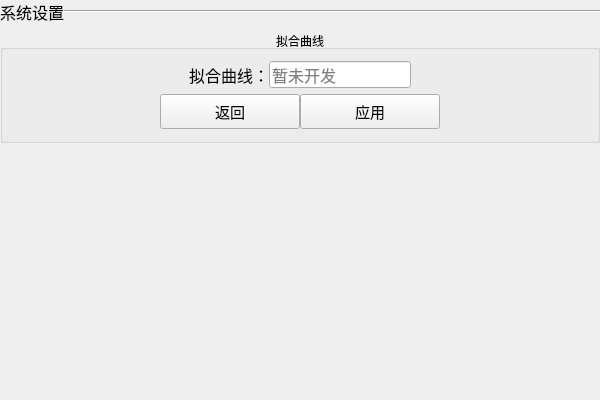
<?xml version="1.0" encoding="UTF-8"?>
<ui version="4.0">
 <class>systemSetClass</class>
 <widget class="QWidget" name="systemSetClass">
  <property name="geometry">
   <rect>
    <x>0</x>
    <y>0</y>
    <width>600</width>
    <height>400</height>
   </rect>
  </property>
  <property name="windowTitle">
   <string>systemSet</string>
  </property>
  <layout class="QGridLayout" name="gridLayout_2">
   <property name="leftMargin">
    <number>0</number>
   </property>
   <property name="topMargin">
    <number>0</number>
   </property>
   <property name="rightMargin">
    <number>0</number>
   </property>
   <property name="bottomMargin">
    <number>0</number>
   </property>
   <property name="spacing">
    <number>0</number>
   </property>
   <item row="0" column="0">
    <layout class="QVBoxLayout" name="verticalLayout_2">
     <item>
      <layout class="QHBoxLayout" name="horizontalLayout_21" stretch="1,24">
       <property name="spacing">
        <number>0</number>
       </property>
       <item>
        <widget class="QLabel" name="label_18">
         <property name="font">
          <font>
           <pointsize>12</pointsize>
          </font>
         </property>
         <property name="text">
          <string>系统设置</string>
         </property>
        </widget>
       </item>
       <item>
        <widget class="Line" name="proMainLine_2">
         <property name="styleSheet">
          <string notr="true"/>
         </property>
         <property name="orientation">
          <enum>Qt::Horizontal</enum>
         </property>
        </widget>
       </item>
      </layout>
     </item>
     <item>
      <widget class="QGroupBox" name="groupBox">
       <property name="title">
        <string>拟合曲线</string>
       </property>
       <property name="alignment">
        <set>Qt::AlignCenter</set>
       </property>
       <layout class="QGridLayout" name="gridLayout">
        <item row="0" column="0">
         <layout class="QVBoxLayout" name="verticalLayout">
          <item>
           <layout class="QHBoxLayout" name="horizontalLayout">
            <item>
             <spacer name="horizontalSpacer">
              <property name="orientation">
               <enum>Qt::Horizontal</enum>
              </property>
              <property name="sizeHint" stdset="0">
               <size>
                <width>40</width>
                <height>20</height>
               </size>
              </property>
             </spacer>
            </item>
            <item>
             <layout class="QHBoxLayout" name="horizontalLayout_23" stretch="1,0">
              <property name="spacing">
               <number>0</number>
              </property>
              <item>
               <widget class="QLabel" name="label_7">
                <property name="font">
                 <font>
                  <pointsize>12</pointsize>
                 </font>
                </property>
                <property name="text">
                 <string>拟合曲线：</string>
                </property>
                <property name="alignment">
                 <set>Qt::AlignCenter</set>
                </property>
               </widget>
              </item>
              <item>
               <widget class="QLineEdit" name="lineMainName">
                <property name="font">
                 <font>
                  <pointsize>12</pointsize>
                 </font>
                </property>
                <property name="inputMask">
                 <string/>
                </property>
                <property name="placeholderText">
                 <string>暂未开发</string>
                </property>
               </widget>
              </item>
             </layout>
            </item>
            <item>
             <spacer name="horizontalSpacer_2">
              <property name="orientation">
               <enum>Qt::Horizontal</enum>
              </property>
              <property name="sizeHint" stdset="0">
               <size>
                <width>40</width>
                <height>20</height>
               </size>
              </property>
             </spacer>
            </item>
           </layout>
          </item>
          <item>
           <layout class="QHBoxLayout" name="horizontalLayout_15">
            <property name="spacing">
             <number>0</number>
            </property>
            <item>
             <spacer name="horizontalSpacer_3">
              <property name="orientation">
               <enum>Qt::Horizontal</enum>
              </property>
              <property name="sizeHint" stdset="0">
               <size>
                <width>40</width>
                <height>20</height>
               </size>
              </property>
             </spacer>
            </item>
            <item>
             <widget class="QPushButton" name="pushBack">
              <property name="minimumSize">
               <size>
                <width>140</width>
                <height>35</height>
               </size>
              </property>
              <property name="maximumSize">
               <size>
                <width>140</width>
                <height>35</height>
               </size>
              </property>
              <property name="font">
               <font>
                <pointsize>11</pointsize>
               </font>
              </property>
              <property name="text">
               <string>返回</string>
              </property>
              <property name="icon">
               <iconset resource="qss.qrc">
                <normaloff>:/images/image/back.png</normaloff>:/images/image/back.png</iconset>
              </property>
              <property name="iconSize">
               <size>
                <width>20</width>
                <height>20</height>
               </size>
              </property>
             </widget>
            </item>
            <item>
             <widget class="QPushButton" name="pushUse">
              <property name="minimumSize">
               <size>
                <width>140</width>
                <height>35</height>
               </size>
              </property>
              <property name="maximumSize">
               <size>
                <width>140</width>
                <height>35</height>
               </size>
              </property>
              <property name="font">
               <font>
                <pointsize>11</pointsize>
               </font>
              </property>
              <property name="text">
               <string>应用</string>
              </property>
              <property name="icon">
               <iconset resource="qss.qrc">
                <normaloff>:/images/image/use.png</normaloff>:/images/image/use.png</iconset>
              </property>
              <property name="iconSize">
               <size>
                <width>20</width>
                <height>20</height>
               </size>
              </property>
             </widget>
            </item>
            <item>
             <spacer name="horizontalSpacer_4">
              <property name="orientation">
               <enum>Qt::Horizontal</enum>
              </property>
              <property name="sizeHint" stdset="0">
               <size>
                <width>40</width>
                <height>20</height>
               </size>
              </property>
             </spacer>
            </item>
           </layout>
          </item>
         </layout>
        </item>
       </layout>
      </widget>
     </item>
     <item>
      <spacer name="verticalSpacer">
       <property name="orientation">
        <enum>Qt::Vertical</enum>
       </property>
       <property name="sizeHint" stdset="0">
        <size>
         <width>20</width>
         <height>40</height>
        </size>
       </property>
      </spacer>
     </item>
    </layout>
   </item>
  </layout>
 </widget>
 <layoutdefault spacing="6" margin="11"/>
 <resources>
  <include location="qss.qrc"/>
 </resources>
 <connections/>
</ui>
